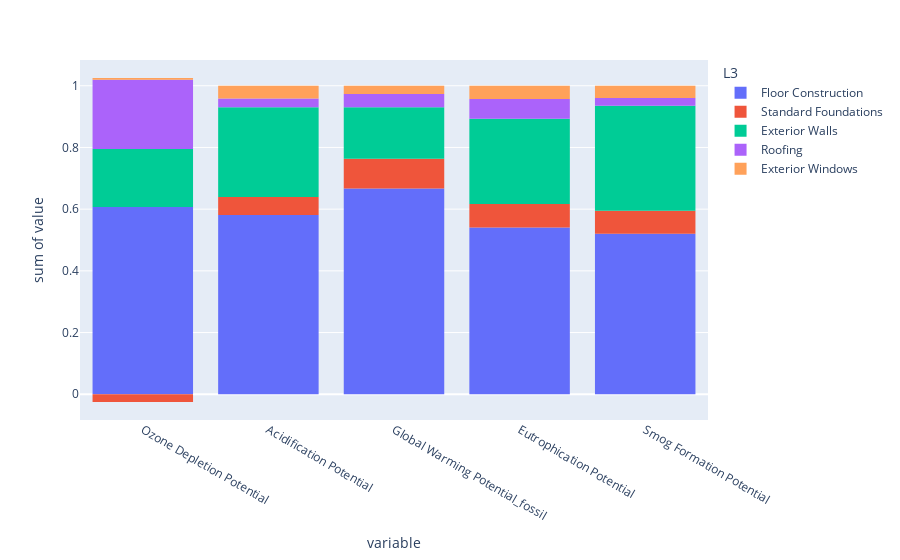

The notebook cell saved with this chart:
### Code cell
px.histogram(
    df_to_graph.sort_values(by='value'),
    x='variable',
    y='value',
    color='L3'
)

### Figure 1 — Plotly figure (JSON) as saved in the notebook; plotly's stock layout.template omitted (floating-point values rounded to 4 significant figures; data arrays with more than 128 entries replaced by an {"elided": "..."} marker saying what was removed)
{"data": [{"alignmentgroup": "True", "bingroup": "x", "histfunc": "sum", "hovertemplate": "L3=Floor Construction<br>variable=%{x}<br>sum of value=%{y}<extra></extra>", "legendgroup": "Floor Construction", "marker": {"color": "#636efa", "pattern": {"shape": ""}}, "name": "Floor Construction", "offsetgroup": "Floor Construction", "orientation": "v", "showlegend": true, "type": "histogram", "x": {"elided": "200 str values"}, "xaxis": "x", "y": {"elided": "200 float values"}, "yaxis": "y"}, {"alignmentgroup": "True", "bingroup": "x", "histfunc": "sum", "hovertemplate": "L3=Standard Foundations<br>variable=%{x}<br>sum of value=%{y}<extra></extra>", "legendgroup": "Standard Foundations", "marker": {"color": "#EF553B", "pattern": {"shape": ""}}, "name": "Standard Foundations", "offsetgroup": "Standard Foundations", "orientation": "v", "showlegend": true, "type": "histogram", "x": {"elided": "150 str values"}, "xaxis": "x", "y": {"elided": "150 float values"}, "yaxis": "y"}, {"alignmentgroup": "True", "bingroup": "x", "histfunc": "sum", "hovertemplate": "L3=Exterior Walls<br>variable=%{x}<br>sum of value=%{y}<extra></extra>", "legendgroup": "Exterior Walls", "marker": {"color": "#00cc96", "pattern": {"shape": ""}}, "name": "Exterior Walls", "offsetgroup": "Exterior Walls", "orientation": "v", "showlegend": true, "type": "histogram", "x": {"elided": "225 str values"}, "xaxis": "x", "y": {"elided": "225 float values"}, "yaxis": "y"}, {"alignmentgroup": "True", "bingroup": "x", "histfunc": "sum", "hovertemplate": "L3=Roofing<br>variable=%{x}<br>sum of value=%{y}<extra></extra>", "legendgroup": "Roofing", "marker": {"color": "#ab63fa", "pattern": {"shape": ""}}, "name": "Roofing", "offsetgroup": "Roofing", "orientation": "v", "showlegend": true, "type": "histogram", "x": ["Ozone Depletion Potential", "Ozone Depletion Potential", "Ozone Depletion Potential", "Ozone Depletion Potential", "Global Warming Potential_fossil", "Acidification Potential", "Global Warming Potential_fossil", "Acidification Potential", "Eutrophication Potential", "Ozone Depletion Potential", "Global Warming Potential_fossil", "Global Warming Potential_fossil", "Eutrophication Potential", "Ozone Depletion Potential", "Smog Formation Potential", "Smog Formation Potential", "Smog Formation Potential", "Smog Formation Potential", "Ozone Depletion Potential", "Acidification Potential", "Acidification Potential", "Smog Formation Potential", "Smog Formation Potential", "Acidification Potential", "Acidification Potential", "Global Warming Potential_fossil", "Global Warming Potential_fossil", "Eutrophication Potential", "Eutrophication Potential", "Eutrophication Potential", "Eutrophication Potential", "Smog Formation Potential", "Smog Formation Potential", "Acidification Potential", "Acidification Potential", "Global Warming Potential_fossil", "Eutrophication Potential", "Global Warming Potential_fossil", "Eutrophication Potential", "Ozone Depletion Potential", "Smog Formation Potential", "Smog Formation Potential", "Acidification Potential", "Acidification Potential", "Global Warming Potential_fossil", "Global Warming Potential_fossil", "Eutrophication Potential", "Eutrophication Potential", "Ozone Depletion Potential", "Ozone Depletion Potential"], "xaxis": "x", "y": [3.121e-09, 3.465e-09, 3.371e-07, 1.015e-05, 4.442e-05, 4.62e-05, 5.816e-05, 6.049e-05, 6.398e-05, 6.734e-05, 6.89e-05, 7.648e-05, 8.377e-05, 8.817e-05, 0.0001012, 0.0001247, 0.0001325, 0.0001384, 0.000203, 0.0002177, 0.0002416, 0.0004493, 0.0004562, 0.0004771, 0.0005538, 0.0007065, 0.0008427, 0.001149, 0.001184, 0.001971, 0.002187, 0.002738, 0.002802, 0.002893, 0.003414, 0.004583, 0.005407, 0.005497, 0.005837, 0.008115, 0.008986, 0.009125, 0.009542, 0.01108, 0.01413, 0.01685, 0.02297, 0.02367, 0.05401, 0.1623], "yaxis": "y"}, {"alignmentgroup": "True", "bingroup": "x", "histfunc": "sum", "hovertemplate": "L3=Exterior Windows<br>variable=%{x}<br>sum of value=%{y}<extra></extra>", "legendgroup": "Exterior Windows", "marker": {"color": "#FFA15A", "pattern": {"shape": ""}}, "name": "Exterior Windows", "offsetgroup": "Exterior Windows", "orientation": "v", "showlegend": true, "type": "histogram", "x": ["Ozone Depletion Potential", "Ozone Depletion Potential", "Ozone Depletion Potential", "Global Warming Potential_fossil", "Smog Formation Potential", "Acidification Potential", "Eutrophication Potential", "Acidification Potential", "Global Warming Potential_fossil", "Eutrophication Potential", "Smog Formation Potential", "Global Warming Potential_fossil", "Acidification Potential", "Eutrophication Potential", "Ozone Depletion Potential", "Smog Formation Potential", "Ozone Depletion Potential", "Global Warming Potential_fossil", "Smog Formation Potential", "Acidification Potential", "Eutrophication Potential", "Global Warming Potential_fossil", "Smog Formation Potential", "Acidification Potential", "Eutrophication Potential"], "xaxis": "x", "y": [1.131e-08, 7.884e-07, 1.802e-05, 8.905e-05, 0.000131, 0.0001361, 0.0001417, 0.0002304, 0.0002496, 0.0002775, 0.0003123, 0.001189, 0.001236, 0.001712, 0.001802, 0.002708, 0.003605, 0.007466, 0.01007, 0.01214, 0.01218, 0.01781, 0.02619, 0.02722, 0.02833], "yaxis": "y"}], "layout": {"barmode": "relative", "legend": {"title": {"text": "L3"}, "tracegroupgap": 0}, "margin": {"t": 60}, "xaxis": {"anchor": "y", "domain": [0, 1], "title": {"text": "variable"}}, "yaxis": {"anchor": "x", "domain": [0, 1], "title": {"text": "sum of value"}}}}
